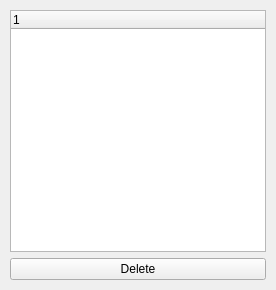
<?xml version="1.0" encoding="UTF-8"?>
<ui version="4.0">
 <class>Widget</class>
 <widget class="QWidget" name="Widget">
  <property name="enabled">
   <bool>true</bool>
  </property>
  <property name="geometry">
   <rect>
    <x>0</x>
    <y>0</y>
    <width>276</width>
    <height>290</height>
   </rect>
  </property>
  <property name="sizePolicy">
   <sizepolicy hsizetype="Minimum" vsizetype="Preferred">
    <horstretch>0</horstretch>
    <verstretch>0</verstretch>
   </sizepolicy>
  </property>
  <property name="windowTitle">
   <string>Widget</string>
  </property>
  <layout class="QHBoxLayout" name="horizontalLayout_2">
   <item>
    <layout class="QVBoxLayout" name="verticalLayout">
     <item>
      <widget class="QTreeWidget" name="treeWidget">
       <property name="sizePolicy">
        <sizepolicy hsizetype="Preferred" vsizetype="Expanding">
         <horstretch>0</horstretch>
         <verstretch>0</verstretch>
        </sizepolicy>
       </property>
       <column>
        <property name="text">
         <string notr="true">1</string>
        </property>
       </column>
      </widget>
     </item>
     <item>
      <layout class="QHBoxLayout" name="horizontalLayout">
       <item>
        <widget class="QPushButton" name="pushButton_2">
         <property name="text">
          <string>Delete</string>
         </property>
        </widget>
       </item>
      </layout>
     </item>
    </layout>
   </item>
  </layout>
 </widget>
 <layoutdefault spacing="6" margin="10"/>
 <resources/>
 <connections/>
</ui>
